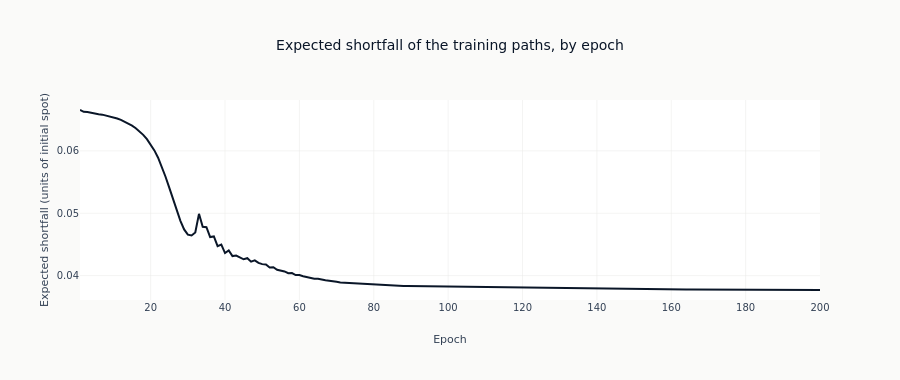

The notebook cell saved with this chart:
### Markdown cell above
### The training curve

The loss is the expected shortfall of the training paths' P&L, so it falls as
the hedge protects the tail better. A curve that is still descending at the
last epoch means the budget, not the method, set where training stopped.

### Code cell
fig = go.Figure(
    go.Scatter(
        x=list(range(1, N_EPOCHS + 1)),
        y=training_loss,
        line=dict(color=COLORS["blue"], width=2),
    )
)
fig.update_layout(
    title="Expected shortfall of the training paths, by epoch",
    xaxis_title="Epoch",
    yaxis_title="Expected shortfall (units of initial spot)",
    height=380,
)
show_plotly_with_alt(
    fig,
    "A single line of the from-scratch hedger's training loss, the expected shortfall of the training paths' profit and loss, against the epoch number.",
)

### Figure 1 — Plotly figure (JSON) as saved in the notebook; plotly's stock layout.template omitted (floating-point values rounded to 4 significant figures; data arrays with more than 128 entries replaced by an {"elided": "..."} marker saying what was removed)
{"data": [{"line": {"color": "#0a1628", "width": 2}, "type": "scatter", "x": {"elided": "200 int values"}, "y": {"elided": "200 float values"}}], "layout": {"height": 380, "title": {"text": "Expected shortfall of the training paths, by epoch"}, "xaxis": {"title": {"text": "Epoch"}}, "yaxis": {"title": {"text": "Expected shortfall (units of initial spot)"}}}}
